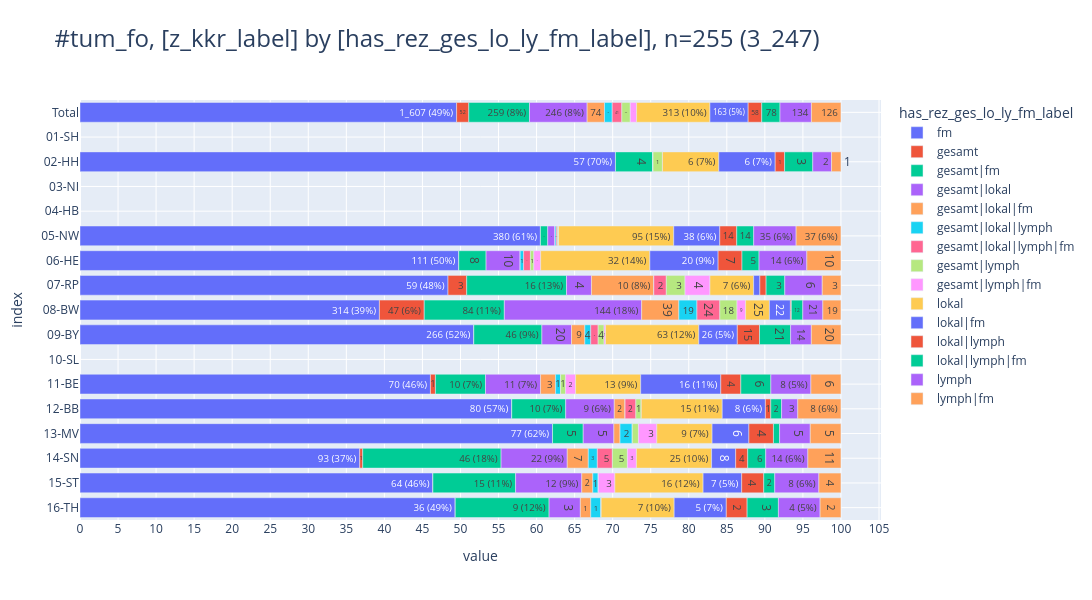

The code cell stored with this chart in its notebook:
### Code cell
pls.plot_stacked_bars(
    db_fo.project("z_kkr_label, has_rez_ges_lo_ly_fm_label").to_df(),
    relative=True,
    show_total=True,
    orientation="h",
    show_pct_bar=True,
    caption="tum_fo",
    height=600,
    width=1500,
    kkr_col="z_kkr_label"
    )

### Figure 1 — Plotly figure (JSON) as saved in the notebook; plotly's stock layout.template omitted (floating-point values rounded to 4 significant figures)
{"data": [{"hovertemplate": "col=fm<br>value=%{x}<br>index=%{y}<br>cnt_pct_bar_str=%{text}<extra></extra>", "legendgroup": "fm", "marker": {"color": "#636EFA", "pattern": {"shape": ""}}, "name": "fm", "orientation": "h", "showlegend": true, "text": ["1_607 (49%)", "0", "57 (70%)", "0", "0", "380 (61%)", "111 (50%)", "59 (48%)", "314 (39%)", "266 (52%)", "0", "70 (46%)", "80 (57%)", "77 (62%)", "93 (37%)", "64 (46%)", "36 (49%)"], "textposition": "auto", "type": "bar", "x": [1607, 0, 57, 0, 0, 380, 111, 59, 314, 266, 0, 70, 80, 77, 93, 64, 36], "xaxis": "x", "y": [" Total", "01-SH", "02-HH", "03-NI", "04-HB", "05-NW", "06-HE", "07-RP", "08-BW", "09-BY", "10-SL", "11-BE", "12-BB", "13-MV", "14-SN", "15-ST", "16-TH"], "yaxis": "y"}, {"hovertemplate": "col=gesamt<br>value=%{x}<br>index=%{y}<br>cnt_pct_bar_str=%{text}<extra></extra>", "legendgroup": "gesamt", "marker": {"color": "#EF553B", "pattern": {"shape": ""}}, "name": "gesamt", "orientation": "h", "showlegend": true, "text": ["52", "0", "0", "0", "0", "0", "0", "3", "47 (6%)", "0", "0", "1", "0", "0", "1", "0", "0"], "textposition": "auto", "type": "bar", "x": [52, 0, 0, 0, 0, 0, 0, 3, 47, 0, 0, 1, 0, 0, 1, 0, 0], "xaxis": "x", "y": [" Total", "01-SH", "02-HH", "03-NI", "04-HB", "05-NW", "06-HE", "07-RP", "08-BW", "09-BY", "10-SL", "11-BE", "12-BB", "13-MV", "14-SN", "15-ST", "16-TH"], "yaxis": "y"}, {"hovertemplate": "col=gesamt|fm<br>value=%{x}<br>index=%{y}<br>cnt_pct_bar_str=%{text}<extra></extra>", "legendgroup": "gesamt|fm", "marker": {"color": "#00CC96", "pattern": {"shape": ""}}, "name": "gesamt|fm", "orientation": "h", "showlegend": true, "text": ["259 (8%)", "0", "4", "0", "0", "6", "8", "16 (13%)", "84 (11%)", "46 (9%)", "0", "10 (7%)", "10 (7%)", "5", "46 (18%)", "15 (11%)", "9 (12%)"], "textposition": "auto", "type": "bar", "x": [259, 0, 4, 0, 0, 6, 8, 16, 84, 46, 0, 10, 10, 5, 46, 15, 9], "xaxis": "x", "y": [" Total", "01-SH", "02-HH", "03-NI", "04-HB", "05-NW", "06-HE", "07-RP", "08-BW", "09-BY", "10-SL", "11-BE", "12-BB", "13-MV", "14-SN", "15-ST", "16-TH"], "yaxis": "y"}, {"hovertemplate": "col=gesamt|lokal<br>value=%{x}<br>index=%{y}<br>cnt_pct_bar_str=%{text}<extra></extra>", "legendgroup": "gesamt|lokal", "marker": {"color": "#AB63FA", "pattern": {"shape": ""}}, "name": "gesamt|lokal", "orientation": "h", "showlegend": true, "text": ["246 (8%)", "0", "0", "0", "0", "6", "10", "4", "144 (18%)", "20", "0", "11 (7%)", "9 (6%)", "5", "22 (9%)", "12 (9%)", "3"], "textposition": "auto", "type": "bar", "x": [246, 0, 0, 0, 0, 6, 10, 4, 144, 20, 0, 11, 9, 5, 22, 12, 3], "xaxis": "x", "y": [" Total", "01-SH", "02-HH", "03-NI", "04-HB", "05-NW", "06-HE", "07-RP", "08-BW", "09-BY", "10-SL", "11-BE", "12-BB", "13-MV", "14-SN", "15-ST", "16-TH"], "yaxis": "y"}, {"hovertemplate": "col=gesamt|lokal|fm<br>value=%{x}<br>index=%{y}<br>cnt_pct_bar_str=%{text}<extra></extra>", "legendgroup": "gesamt|lokal|fm", "marker": {"color": "#FFA15A", "pattern": {"shape": ""}}, "name": "gesamt|lokal|fm", "orientation": "h", "showlegend": true, "text": ["74", "0", "0", "0", "0", "0", "0", "10 (8%)", "39", "9", "0", "3", "2", "1", "7", "2", "1"], "textposition": "auto", "type": "bar", "x": [74, 0, 0, 0, 0, 0, 0, 10, 39, 9, 0, 3, 2, 1, 7, 2, 1], "xaxis": "x", "y": [" Total", "01-SH", "02-HH", "03-NI", "04-HB", "05-NW", "06-HE", "07-RP", "08-BW", "09-BY", "10-SL", "11-BE", "12-BB", "13-MV", "14-SN", "15-ST", "16-TH"], "yaxis": "y"}, {"hovertemplate": "col=gesamt|lokal|lymph<br>value=%{x}<br>index=%{y}<br>cnt_pct_bar_str=%{text}<extra></extra>", "legendgroup": "gesamt|lokal|lymph", "marker": {"color": "#19D3F3", "pattern": {"shape": ""}}, "name": "gesamt|lokal|lymph", "orientation": "h", "showlegend": true, "text": ["33", "0", "0", "0", "0", "1", "1", "0", "19", "4", "0", "1", "0", "2", "3", "1", "1"], "textposition": "auto", "type": "bar", "x": [33, 0, 0, 0, 0, 1, 1, 0, 19, 4, 0, 1, 0, 2, 3, 1, 1], "xaxis": "x", "y": [" Total", "01-SH", "02-HH", "03-NI", "04-HB", "05-NW", "06-HE", "07-RP", "08-BW", "09-BY", "10-SL", "11-BE", "12-BB", "13-MV", "14-SN", "15-ST", "16-TH"], "yaxis": "y"}, {"hovertemplate": "col=gesamt|lokal|lymph|fm<br>value=%{x}<br>index=%{y}<br>cnt_pct_bar_str=%{text}<extra></extra>", "legendgroup": "gesamt|lokal|lymph|fm", "marker": {"color": "#FF6692", "pattern": {"shape": ""}}, "name": "gesamt|lokal|lymph|fm", "orientation": "h", "showlegend": true, "text": ["41", "0", "0", "0", "0", "1", "2", "2", "24", "5", "0", "0", "2", "0", "5", "0", "0"], "textposition": "auto", "type": "bar", "x": [41, 0, 0, 0, 0, 1, 2, 2, 24, 5, 0, 0, 2, 0, 5, 0, 0], "xaxis": "x", "y": [" Total", "01-SH", "02-HH", "03-NI", "04-HB", "05-NW", "06-HE", "07-RP", "08-BW", "09-BY", "10-SL", "11-BE", "12-BB", "13-MV", "14-SN", "15-ST", "16-TH"], "yaxis": "y"}, {"hovertemplate": "col=gesamt|lymph<br>value=%{x}<br>index=%{y}<br>cnt_pct_bar_str=%{text}<extra></extra>", "legendgroup": "gesamt|lymph", "marker": {"color": "#B6E880", "pattern": {"shape": ""}}, "name": "gesamt|lymph", "orientation": "h", "showlegend": true, "text": ["36", "0", "1", "0", "0", "1", "1", "3", "18", "4", "0", "1", "1", "1", "5", "0", "0"], "textposition": "auto", "type": "bar", "x": [36, 0, 1, 0, 0, 1, 1, 3, 18, 4, 0, 1, 1, 1, 5, 0, 0], "xaxis": "x", "y": [" Total", "01-SH", "02-HH", "03-NI", "04-HB", "05-NW", "06-HE", "07-RP", "08-BW", "09-BY", "10-SL", "11-BE", "12-BB", "13-MV", "14-SN", "15-ST", "16-TH"], "yaxis": "y"}, {"hovertemplate": "col=gesamt|lymph|fm<br>value=%{x}<br>index=%{y}<br>cnt_pct_bar_str=%{text}<extra></extra>", "legendgroup": "gesamt|lymph|fm", "marker": {"color": "#FF97FF", "pattern": {"shape": ""}}, "name": "gesamt|lymph|fm", "orientation": "h", "showlegend": true, "text": ["27", "0", "0", "0", "0", "0", "2", "4", "9", "1", "0", "2", "0", "3", "3", "3", "0"], "textposition": "auto", "type": "bar", "x": [27, 0, 0, 0, 0, 0, 2, 4, 9, 1, 0, 2, 0, 3, 3, 3, 0], "xaxis": "x", "y": [" Total", "01-SH", "02-HH", "03-NI", "04-HB", "05-NW", "06-HE", "07-RP", "08-BW", "09-BY", "10-SL", "11-BE", "12-BB", "13-MV", "14-SN", "15-ST", "16-TH"], "yaxis": "y"}, {"hovertemplate": "col=lokal<br>value=%{x}<br>index=%{y}<br>cnt_pct_bar_str=%{text}<extra></extra>", "legendgroup": "lokal", "marker": {"color": "#FECB52", "pattern": {"shape": ""}}, "name": "lokal", "orientation": "h", "showlegend": true, "text": ["313 (10%)", "0", "6 (7%)", "0", "0", "95 (15%)", "32 (14%)", "7 (6%)", "25", "63 (12%)", "0", "13 (9%)", "15 (11%)", "9 (7%)", "25 (10%)", "16 (12%)", "7 (10%)"], "textposition": "auto", "type": "bar", "x": [313, 0, 6, 0, 0, 95, 32, 7, 25, 63, 0, 13, 15, 9, 25, 16, 7], "xaxis": "x", "y": [" Total", "01-SH", "02-HH", "03-NI", "04-HB", "05-NW", "06-HE", "07-RP", "08-BW", "09-BY", "10-SL", "11-BE", "12-BB", "13-MV", "14-SN", "15-ST", "16-TH"], "yaxis": "y"}, {"hovertemplate": "col=lokal|fm<br>value=%{x}<br>index=%{y}<br>cnt_pct_bar_str=%{text}<extra></extra>", "legendgroup": "lokal|fm", "marker": {"color": "#636EFA", "pattern": {"shape": ""}}, "name": "lokal|fm", "orientation": "h", "showlegend": true, "text": ["163 (5%)", "0", "6 (7%)", "0", "0", "38 (6%)", "20 (9%)", "1", "22", "26 (5%)", "0", "16 (11%)", "8 (6%)", "6", "8", "7 (5%)", "5 (7%)"], "textposition": "auto", "type": "bar", "x": [163, 0, 6, 0, 0, 38, 20, 1, 22, 26, 0, 16, 8, 6, 8, 7, 5], "xaxis": "x", "y": [" Total", "01-SH", "02-HH", "03-NI", "04-HB", "05-NW", "06-HE", "07-RP", "08-BW", "09-BY", "10-SL", "11-BE", "12-BB", "13-MV", "14-SN", "15-ST", "16-TH"], "yaxis": "y"}, {"hovertemplate": "col=lokal|lymph<br>value=%{x}<br>index=%{y}<br>cnt_pct_bar_str=%{text}<extra></extra>", "legendgroup": "lokal|lymph", "marker": {"color": "#EF553B", "pattern": {"shape": ""}}, "name": "lokal|lymph", "orientation": "h", "showlegend": true, "text": ["58", "0", "1", "0", "0", "14", "7", "1", "1", "15", "0", "4", "1", "4", "4", "4", "2"], "textposition": "auto", "type": "bar", "x": [58, 0, 1, 0, 0, 14, 7, 1, 1, 15, 0, 4, 1, 4, 4, 4, 2], "xaxis": "x", "y": [" Total", "01-SH", "02-HH", "03-NI", "04-HB", "05-NW", "06-HE", "07-RP", "08-BW", "09-BY", "10-SL", "11-BE", "12-BB", "13-MV", "14-SN", "15-ST", "16-TH"], "yaxis": "y"}, {"hovertemplate": "col=lokal|lymph|fm<br>value=%{x}<br>index=%{y}<br>cnt_pct_bar_str=%{text}<extra></extra>", "legendgroup": "lokal|lymph|fm", "marker": {"color": "#00CC96", "pattern": {"shape": ""}}, "name": "lokal|lymph|fm", "orientation": "h", "showlegend": true, "text": ["78", "0", "3", "0", "0", "14", "5", "3", "12", "21", "0", "6", "2", "1", "6", "2", "3"], "textposition": "auto", "type": "bar", "x": [78, 0, 3, 0, 0, 14, 5, 3, 12, 21, 0, 6, 2, 1, 6, 2, 3], "xaxis": "x", "y": [" Total", "01-SH", "02-HH", "03-NI", "04-HB", "05-NW", "06-HE", "07-RP", "08-BW", "09-BY", "10-SL", "11-BE", "12-BB", "13-MV", "14-SN", "15-ST", "16-TH"], "yaxis": "y"}, {"hovertemplate": "col=lymph<br>value=%{x}<br>index=%{y}<br>cnt_pct_bar_str=%{text}<extra></extra>", "legendgroup": "lymph", "marker": {"color": "#AB63FA", "pattern": {"shape": ""}}, "name": "lymph", "orientation": "h", "showlegend": true, "text": ["134", "0", "2", "0", "0", "35 (6%)", "14 (6%)", "6", "21", "14", "0", "8 (5%)", "3", "5", "14 (6%)", "8 (6%)", "4 (5%)"], "textposition": "auto", "type": "bar", "x": [134, 0, 2, 0, 0, 35, 14, 6, 21, 14, 0, 8, 3, 5, 14, 8, 4], "xaxis": "x", "y": [" Total", "01-SH", "02-HH", "03-NI", "04-HB", "05-NW", "06-HE", "07-RP", "08-BW", "09-BY", "10-SL", "11-BE", "12-BB", "13-MV", "14-SN", "15-ST", "16-TH"], "yaxis": "y"}, {"hovertemplate": "col=lymph|fm<br>value=%{x}<br>index=%{y}<br>cnt_pct_bar_str=%{text}<extra></extra>", "legendgroup": "lymph|fm", "marker": {"color": "#FFA15A", "pattern": {"shape": ""}}, "name": "lymph|fm", "orientation": "h", "showlegend": true, "text": ["126", "0", "1", "0", "0", "37 (6%)", "10", "3", "19", "20", "0", "6", "8 (6%)", "5", "11", "4", "2"], "textposition": "auto", "type": "bar", "x": [126, 0, 1, 0, 0, 37, 10, 3, 19, 20, 0, 6, 8, 5, 11, 4, 2], "xaxis": "x", "y": [" Total", "01-SH", "02-HH", "03-NI", "04-HB", "05-NW", "06-HE", "07-RP", "08-BW", "09-BY", "10-SL", "11-BE", "12-BB", "13-MV", "14-SN", "15-ST", "16-TH"], "yaxis": "y"}], "layout": {"barmode": "relative", "barnorm": "percent", "height": 600, "legend": {"title": {"text": "has_rez_ges_lo_ly_fm_label"}, "tracegroupgap": 0, "traceorder": "normal"}, "title": {"font": {"size": 24}, "text": "#tum_fo, [z_kkr_label] by [has_rez_ges_lo_ly_fm_label], n=255 (3_247)", "xanchor": "left", "y": 0.95, "yanchor": "top"}, "width": 1500, "xaxis": {"anchor": "y", "domain": [0, 1], "dtick": 5, "gridwidth": 1, "showgrid": true, "title": {"text": "value"}}, "yaxis": {"anchor": "x", "categoryarray": ["16-TH", "15-ST", "14-SN", "13-MV", "12-BB", "11-BE", "10-SL", "09-BY", "08-BW", "07-RP", "06-HE", "05-NW", "04-HB", "03-NI", "02-HH", "01-SH", " Total"], "categoryorder": "array", "domain": [0, 1], "gridwidth": 1, "showgrid": true, "title": {"text": "index"}}}}
